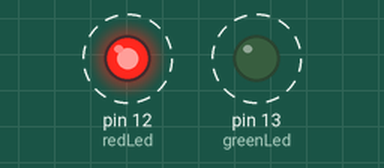
Bench run of a sketch on a simulated Arduino Uno, built with avr-gcc and run on an emulated ATmega328P. Shown: output pins drawn as LEDs (lit = HIGH). Dashed ring = blinking.

Above: at 0.2 s.
Timing chart, 0 to 3.0 s (numbered marks = the images above):
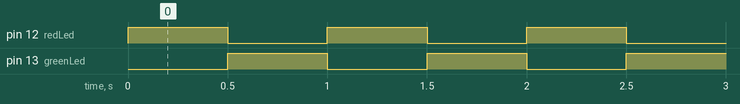

The sketch:

ledblink2.ino
```cpp
int redLed = 12;
int greenLed = 13;

void setup() {
  pinMode(redLed,OUTPUT);
  pinMode(greenLed,OUTPUT);
}

void loop() {
  digitalWrite(redLed,HIGH);
  digitalWrite(greenLed,LOW);
  delay(500);
  digitalWrite(redLed,LOW);
  digitalWrite(greenLed,HIGH);
  delay(500);
}
```

Measured:
- by itself, pin 12 (redLed), pin 13 (greenLed): alternates HIGH for 0.50 s and LOW for 0.50 s
